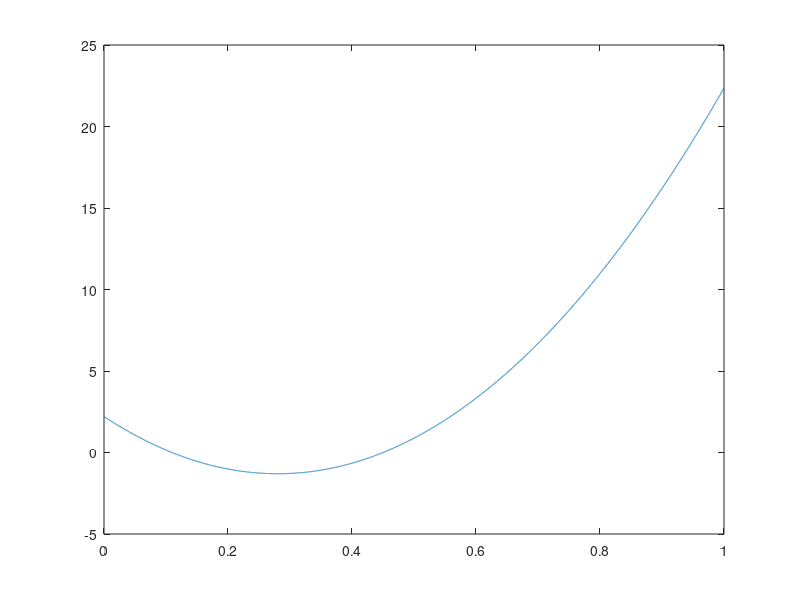

MATLAB code for this plot:
% syms a b c x;
% eqn = a*x^2 +b*x +c == 0;
% 
% S = solve(eqn)
% S = solve(eqn, a)

% % symbolic root 
% syms x;
% eqn = x^3 +44.1*(x^2)+(b-25)*x+44.1 == 0;
% S = solve(eqn,x)

% numerical root
b = 0.05;
p = [1 44.1 b-25 44.1*b];
r = roots(p)

% plot the function
x = linspace(0,1, 10000);
q = x.^3 +44.1.*(x.^2)+(b-25).*x+44.1*b;
plot(x,q);

% % inequality -> unable to find explicit solution
% syms x;
% b = 1;
% cond = x^3 +44.1*(x^2)+-24*x+44.1 < 0;
% solve(cond, x)

% syms a b
% solve(2*a^2 + 5*b^2 - 4*a + 2*b > 9, a)

% 